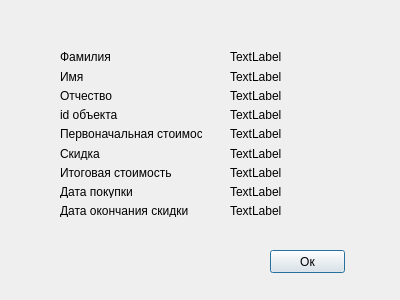
<?xml version="1.0" encoding="UTF-8"?>
<ui version="4.0">
 <class>agreement_accept</class>
 <widget class="QDialog" name="agreement_accept">
  <property name="geometry">
   <rect>
    <x>0</x>
    <y>0</y>
    <width>400</width>
    <height>300</height>
   </rect>
  </property>
  <property name="windowTitle">
   <string>Dialog</string>
  </property>
  <widget class="QPushButton" name="pushButton">
   <property name="geometry">
    <rect>
     <x>270</x>
     <y>250</y>
     <width>75</width>
     <height>23</height>
    </rect>
   </property>
   <property name="text">
    <string>Ок</string>
   </property>
  </widget>
  <widget class="QWidget" name="">
   <property name="geometry">
    <rect>
     <x>60</x>
     <y>50</y>
     <width>142</width>
     <height>167</height>
    </rect>
   </property>
   <layout class="QVBoxLayout" name="verticalLayout">
    <item>
     <widget class="QLabel" name="label_2">
      <property name="text">
       <string>Фамилия</string>
      </property>
     </widget>
    </item>
    <item>
     <widget class="QLabel" name="label">
      <property name="text">
       <string>Имя</string>
      </property>
     </widget>
    </item>
    <item>
     <widget class="QLabel" name="label_3">
      <property name="text">
       <string>Отчество</string>
      </property>
     </widget>
    </item>
    <item>
     <widget class="QLabel" name="label_4">
      <property name="text">
       <string>id объекта</string>
      </property>
     </widget>
    </item>
    <item>
     <widget class="QLabel" name="label_5">
      <property name="text">
       <string>Первоначальная стоимость</string>
      </property>
     </widget>
    </item>
    <item>
     <widget class="QLabel" name="label_6">
      <property name="text">
       <string>Скидка</string>
      </property>
     </widget>
    </item>
    <item>
     <widget class="QLabel" name="label_7">
      <property name="text">
       <string>Итоговая стоимость</string>
      </property>
     </widget>
    </item>
    <item>
     <widget class="QLabel" name="label_8">
      <property name="text">
       <string>Дата покупки</string>
      </property>
     </widget>
    </item>
    <item>
     <widget class="QLabel" name="label_9">
      <property name="text">
       <string>Дата окончания скидки</string>
      </property>
     </widget>
    </item>
   </layout>
  </widget>
  <widget class="QWidget" name="">
   <property name="geometry">
    <rect>
     <x>230</x>
     <y>50</y>
     <width>111</width>
     <height>167</height>
    </rect>
   </property>
   <layout class="QVBoxLayout" name="verticalLayout_2">
    <item>
     <widget class="QLabel" name="surname">
      <property name="text">
       <string>TextLabel</string>
      </property>
     </widget>
    </item>
    <item>
     <widget class="QLabel" name="name">
      <property name="text">
       <string>TextLabel</string>
      </property>
     </widget>
    </item>
    <item>
     <widget class="QLabel" name="patronymic">
      <property name="text">
       <string>TextLabel</string>
      </property>
     </widget>
    </item>
    <item>
     <widget class="QLabel" name="unitId">
      <property name="text">
       <string>TextLabel</string>
      </property>
     </widget>
    </item>
    <item>
     <widget class="QLabel" name="first_cost">
      <property name="text">
       <string>TextLabel</string>
      </property>
     </widget>
    </item>
    <item>
     <widget class="QLabel" name="bargain">
      <property name="text">
       <string>TextLabel</string>
      </property>
     </widget>
    </item>
    <item>
     <widget class="QLabel" name="cost">
      <property name="text">
       <string>TextLabel</string>
      </property>
     </widget>
    </item>
    <item>
     <widget class="QLabel" name="sale_date">
      <property name="text">
       <string>TextLabel</string>
      </property>
     </widget>
    </item>
    <item>
     <widget class="QLabel" name="end_bargain">
      <property name="text">
       <string>TextLabel</string>
      </property>
     </widget>
    </item>
   </layout>
  </widget>
 </widget>
 <resources/>
 <connections/>
</ui>
